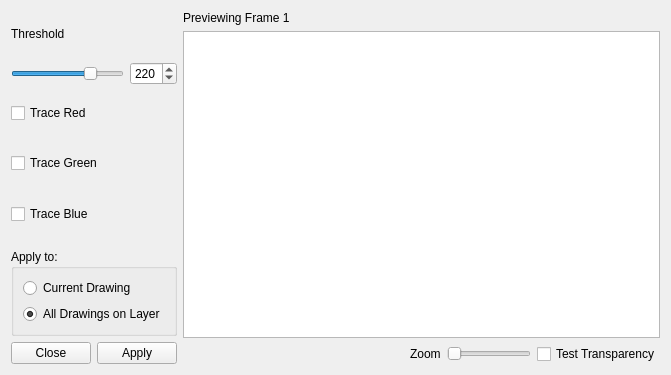
<?xml version="1.0" encoding="UTF-8"?>
<ui version="4.0">
 <class>AddTransparencyToPaperDialog</class>
 <widget class="QWidget" name="AddTransparencyToPaperDialog">
  <property name="geometry">
   <rect>
    <x>0</x>
    <y>0</y>
    <width>671</width>
    <height>375</height>
   </rect>
  </property>
  <property name="windowTitle">
   <string>Replace Paper with Transparency</string>
  </property>
  <layout class="QHBoxLayout" name="mainLayout" stretch="0,1">
   <item>
    <layout class="QVBoxLayout" name="optionsLayout">
     <item>
      <layout class="QHBoxLayout" name="horizontalLayout_7">
       <item>
        <widget class="QLabel" name="labThreshold">
         <property name="text">
          <string>Threshold</string>
         </property>
        </widget>
       </item>
       <item>
        <spacer name="horizontalSpacer">
         <property name="orientation">
          <enum>Qt::Horizontal</enum>
         </property>
        </spacer>
       </item>
      </layout>
     </item>
     <item>
      <layout class="QHBoxLayout" name="horizontalLayout_4">
       <item>
        <widget class="QSlider" name="sliderThreshold">
         <property name="minimum">
          <number>150</number>
         </property>
         <property name="maximum">
          <number>245</number>
         </property>
         <property name="value">
          <number>220</number>
         </property>
         <property name="tracking">
          <bool>false</bool>
         </property>
         <property name="orientation">
          <enum>Qt::Horizontal</enum>
         </property>
        </widget>
       </item>
       <item>
        <widget class="QSpinBox" name="sb_threshold">
         <property name="toolTip">
          <string>Color values above this threshold will be made transparent</string>
         </property>
         <property name="minimum">
          <number>150</number>
         </property>
         <property name="maximum">
          <number>245</number>
         </property>
         <property name="value">
          <number>220</number>
         </property>
        </widget>
       </item>
      </layout>
     </item>
     <item>
      <layout class="QHBoxLayout" name="horizontalLayout">
       <item>
        <widget class="QCheckBox" name="cb_Red">
         <property name="text">
          <string>Trace Red</string>
         </property>
        </widget>
       </item>
       <item>
        <spacer name="horizontalSpacer_2">
         <property name="orientation">
          <enum>Qt::Horizontal</enum>
         </property>
        </spacer>
       </item>
       <item>
        <widget class="QLabel" name="labRed">
         <property name="text">
          <string/>
         </property>
         <property name="pixmap">
          <pixmap resource="../data/app.qrc">:/icons/red.png</pixmap>
         </property>
        </widget>
       </item>
      </layout>
     </item>
     <item>
      <layout class="QHBoxLayout" name="horizontalLayout_3">
       <item>
        <widget class="QCheckBox" name="cb_Green">
         <property name="text">
          <string>Trace Green</string>
         </property>
        </widget>
       </item>
       <item>
        <spacer name="horizontalSpacer_3">
         <property name="orientation">
          <enum>Qt::Horizontal</enum>
         </property>
        </spacer>
       </item>
       <item>
        <widget class="QLabel" name="labGreen">
         <property name="text">
          <string/>
         </property>
         <property name="pixmap">
          <pixmap resource="../data/app.qrc">:/icons/green.png</pixmap>
         </property>
        </widget>
       </item>
      </layout>
     </item>
     <item>
      <layout class="QHBoxLayout" name="horizontalLayout_2">
       <item>
        <widget class="QCheckBox" name="cb_Blue">
         <property name="text">
          <string>Trace Blue</string>
         </property>
        </widget>
       </item>
       <item>
        <spacer name="horizontalSpacer_4">
         <property name="orientation">
          <enum>Qt::Horizontal</enum>
         </property>
        </spacer>
       </item>
       <item>
        <widget class="QLabel" name="labBlue">
         <property name="text">
          <string/>
         </property>
         <property name="pixmap">
          <pixmap resource="../data/app.qrc">:/icons/blue.png</pixmap>
         </property>
        </widget>
       </item>
      </layout>
     </item>
     <item>
      <spacer name="verticalSpacer">
       <property name="orientation">
        <enum>Qt::Vertical</enum>
       </property>
      </spacer>
     </item>
     <item>
      <widget class="QGroupBox" name="groupBox">
       <property name="title">
        <string>Apply to:</string>
       </property>
       <layout class="QVBoxLayout" name="verticalLayout">
        <item>
         <widget class="QRadioButton" name="rbCurrentKeyframe">
          <property name="text">
           <string>Current Drawing</string>
          </property>
         </widget>
        </item>
        <item>
         <widget class="QRadioButton" name="rbAllKeyframes">
          <property name="text">
           <string>All Drawings on Layer</string>
          </property>
          <property name="checked">
           <bool>true</bool>
          </property>
         </widget>
        </item>
       </layout>
      </widget>
     </item>
     <item>
      <widget class="QDialogButtonBox" name="buttonBox">
       <property name="standardButtons">
        <set>QDialogButtonBox::Apply|QDialogButtonBox::Close</set>
       </property>
      </widget>
     </item>
    </layout>
   </item>
   <item>
    <layout class="QVBoxLayout" name="previewLayout" stretch="0,20,0">
     <item>
      <widget class="QLabel" name="labShowingFrame">
       <property name="text">
        <string notr="true">Previewing Frame 1</string>
       </property>
      </widget>
     </item>
     <item>
      <widget class="QGraphicsView" name="preview">
       <property name="sizePolicy">
        <sizepolicy hsizetype="Minimum" vsizetype="Minimum">
         <horstretch>0</horstretch>
         <verstretch>0</verstretch>
        </sizepolicy>
       </property>
       <property name="minimumSize">
        <size>
         <width>400</width>
         <height>300</height>
        </size>
       </property>
       <property name="sizeAdjustPolicy">
        <enum>QAbstractScrollArea::AdjustToContents</enum>
       </property>
       <property name="transformationAnchor">
        <enum>QGraphicsView::NoAnchor</enum>
       </property>
      </widget>
     </item>
     <item>
      <layout class="QHBoxLayout" name="horizontalLayout_9" stretch="1,0,0,0">
       <item>
        <spacer name="horizontalSpacer_5">
         <property name="orientation">
          <enum>Qt::Horizontal</enum>
         </property>
        </spacer>
       </item>
       <item>
        <widget class="QLabel" name="zoomLabel">
         <property name="text">
          <string>Zoom</string>
         </property>
        </widget>
       </item>
       <item>
        <widget class="QSlider" name="zoomSlider">
         <property name="minimum">
          <number>1</number>
         </property>
         <property name="maximum">
          <number>10</number>
         </property>
         <property name="orientation">
          <enum>Qt::Horizontal</enum>
         </property>
        </widget>
       </item>
       <item>
        <widget class="QCheckBox" name="testTransparencyCheckbox">
         <property name="text">
          <string>Test Transparency</string>
         </property>
        </widget>
       </item>
      </layout>
     </item>
    </layout>
   </item>
  </layout>
 </widget>
 <resources>
  <include location="../data/app.qrc"/>
 </resources>
 <connections/>
</ui>
